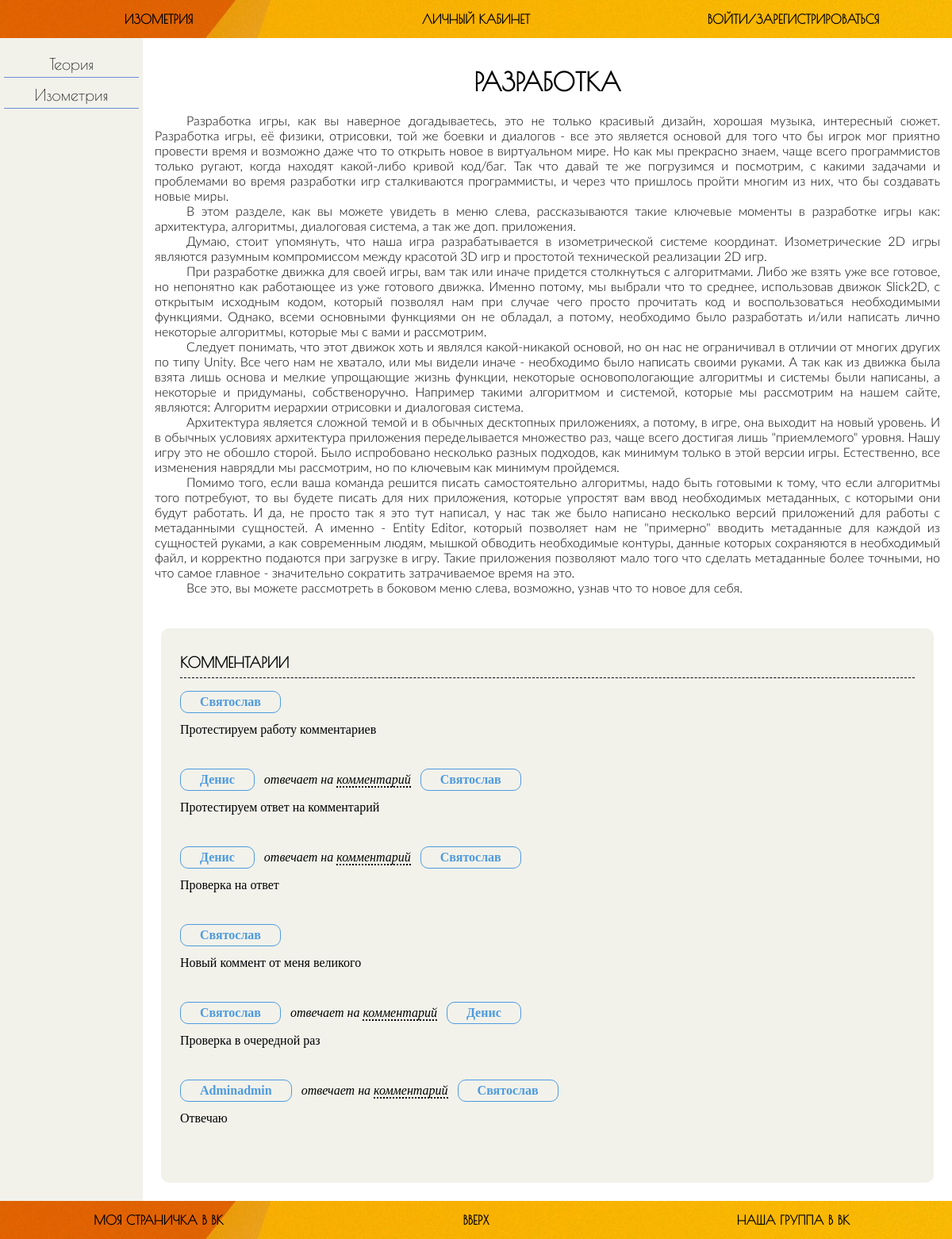
/index.php?page_id=1, run on the app's committed database.
### tables this page shows
CREATE TABLE `content_page` (
  `page_id` int(11) NOT NULL,
  `name_page` varchar(30) NOT NULL,
  `content` text NOT NULL
);

CREATE TABLE `comment` (
  `comment_id` int(11) NOT NULL,
  `page_id` int(11) NOT NULL,
  `author_id` int(11) NOT NULL,
  `reply_to` int(11) DEFAULT NULL,
  `text` text NOT NULL
);

CREATE TABLE `user` (
  `user_id` int(11) NOT NULL,
  `login` varchar(30) NOT NULL,
  `password` text NOT NULL,
  `surname` text NOT NULL,
  `name` text NOT NULL,
  `nickname` varchar(40) NOT NULL,
  `user_group` int(11) NOT NULL
);

### templates/comments.php (the view, shortened to what this page needs)
<?php
    if(isset($_GET['page_id'])) $page_id = $_GET['page_id'];
    else if (isset($_POST['page_id'])) $page_id = $_POST['page_id'];
    else  {
        ts_debug("Page id is missing! Cannot retrieve comments!");
        die();
    }
?>
<div class="comments">
    <h3>Комментарии</h3>
	<hr>
    <?php
        if(isset($connection)) {
            $query = "SELECT * FROM comment WHERE page_id = {$page_id}";
            $retrieve_comments_query = mysqli_query($connection, $query);
            while($row = mysqli_fetch_assoc($retrieve_comments_query)) {
                $comment_id = $row["comment_id"];
                $comment_author_id = $row["author_id"];
                $reply_to = $row["reply_to"];
                $comment_text = $row["text"];
                $author_query = "SELECT name FROM user WHERE user_id = {$comment_author_id} LIMIT 1";
                $retrieve_author_query = mysqli_query($connection, $author_query);
                $comment_author_name = mysqli_fetch_assoc($retrieve_author_query)["name"];
                if(!empty($reply_to)) {
                    $replyto_author_id_query = "SELECT author_id FROM comment WHERE comment_id = {$reply_to} LIMIT 1";
                    $retrieve_reply_author_query = mysqli_query($connection, $replyto_author_id_query);
                    $reply_comment_author_id = mysqli_fetch_assoc($retrieve_reply_author_query)["author_id"];
                    $replyto_author_name = "SELECT name FROM user WHERE user_id = {$reply_comment_author_id} LIMIT 1";
                    $retrieve_reply_author_name_query = mysqli_query($connection, $replyto_author_name);
                    $reply_comment_author_name = mysqli_fetch_assoc($retrieve_reply_author_name_query)["name"];
                }
            ?>
                <div id="comment-<?php echo $comment_id; ?>" class="single-comment">
                    <?php if( !is_null( $reply_to ) ) { ?>
                        <div class="comment-reply">
                            <div class="comment-author"><?php echo $comment_author_name; ?></div>
                            <span>отвечает на <a href="#comment-<?php echo $reply_to; ?>">комментарий</a></span>
                            <div class="comment-author"><?php echo $reply_comment_author_name; ?></div>
                        </div>
                    <?php } else { ?>
                        <div class="comment-author"><?php echo $comment_author_name; ?></div>
                    <?php } ?>
                    <div class="comment-text"><?php echo $comment_text; ?></div>
                </div>
            <?php } ?>
        <?php } else {
            ts_debug("No connection to the database.");
        }
    ?>
</div>

### index.php (shortened to what this page needs)
<?php include "includes/header.php"; ?>
	<div class="wrapperOther">
		<?php include "templates/sidemenu.php"; ?>
		<div class="content">
			<?php
				if(isset($connection)) {
					$page_id = $_GET["page_id"];
					$query = "SELECT * FROM content_page WHERE page_id = {$page_id}";
					$retrieve_comments_query = mysqli_query($connection, $query);
					$row  = mysqli_fetch_assoc($retrieve_comments_query);
					$content = $row['content'];
					echo $content;
				} else {
					ts_debug("No connection to the database.");
				}
			?>
			<?php include "templates/comments.php"; ?>
		</div>
	</div>
<?php include "includes/footer.php"; ?>

### templates/sidemenu.php
<div class="sidemenu">
	<ul>
		<?php
			if(isset($connection)) {
				$query = "SELECT * FROM content_page";
				$retrieve_comments_query = mysqli_query($connection, $query);
				while($row = mysqli_fetch_assoc($retrieve_comments_query)) {
					$page_id = $row["page_id"];
					$name_page = $row["name_page"];
				?>
				<li><a href="?page_id=<?php echo $page_id?>"> <?php echo $name_page?></a>
				<?php } ?>
			<?php } else {
				ts_debug("No connection to the database.");
			}
		?>
	</ul>
</div>

### css/styleMain.css (style rules this page uses)
body { background-color: white; height: 100%; margin: 0; padding: 0; }
.wrapperOther { display: grid; grid-template-columns: 15% 85%; min-height: calc(100% - 100px); }
a { text-decoration: none; color: black; }
.content { padding:15px; width: 100%-15px; margin: 0; }
.sidemenu { background: #f2f2eb; }
.sidemenu > ul { list-style: none; padding: 0; }
.sidemenu li { display: block; padding: 5px; font-size: 20; border-bottom: 1px solid #6C8CD5; text-align: center; margin: 5px; font-family: "Poiret One"; }
h1, h3 { text-transform: uppercase; font-family: "Poiret One"; }
article, .subarticle { font-family: "Lato Light"; display: block; min-height: 14em; text-align: justify; }
article > p { text-indent: 40px; margin: 0; }
span { margin: 0; padding: 0; }

### css/fake.css (style rules this page uses)
.comments { margin: 2.5rem 0.5rem 0.5rem 0.5rem; padding: 2rem 1.5rem; background-color: #f2f2eb; border-radius: 10px; }
.single-comment { margin-bottom: 2.5rem; }
.comment-author { font-weight: bold; text-transform: capitalize; padding: 0.25em 1.5em; width: fit-content; margin-bottom: 0.5rem; border: 1px solid; border-radius: 10px 10px 10px 10px; color: #4e9adf; display: inline-block; }
.comment-text { margin: 0.25em 0 0.75em 0; }
.comment-reply > span { display: inline-block; margin: 0 0.5em; font-style: italic; }
.comment-reply > span > a { border-bottom: 2px dotted; }
.comments > h3 { margin: 0; display: inline; }
.comments > hr { border: none; border-bottom: dashed 1px; margin: 0.5em 0 1em 0; }

### data on the page
content_page: name_page "Теория", content "РАЗРАБОТКА Разработка игры, как вы наверное догадываетесь, это не только красивый дизайн, хорошая музыка, интересный сюжет. Разработка игры, её физики, отрисовки, той же боевки и диалогов - все это является основой для того что бы игрок мог приятно провести время и возможно даже что то открыть новое в виртуальном мире. Но как мы прекрасно знаем, чаще всего программистов только ругают, когда находят какой-либо кривой код/баг. Так что давай те же погрузимся и посмотрим, с какими задачами и проблемами во время разработки игр сталкиваются программисты, и через что пришлось пройти многим из них, что бы создавать новые миры. В этом разделе, как вы можете увидеть в меню слева, рассказываются такие…"
content_page: name_page "Изометрия"
comment: author.name "Святослав", text "Протестируем работу комментариев"
comment: author.name "Денис", user.name "Святослав", text "Протестируем ответ на комментарий"
comment: author.name "Денис", user.name "Святослав", text "Проверка на ответ"
comment: author.name "Святослав", text "Новый коммент от меня великого"
comment: author.name "Святослав", user.name "Денис", text "Проверка в очередной раз"
comment: author.name "Adminadmin", user.name "Святослав", text "Отвечаю"
